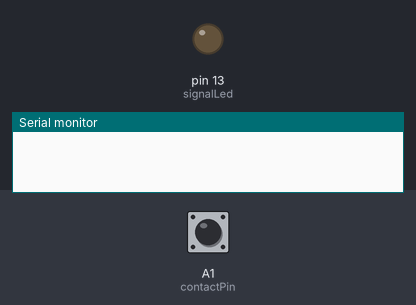
Bench run of a sketch on a simulated Arduino Uno, built with avr-gcc and run on an emulated ATmega328P. Parts: output pins drawn as LEDs (lit = HIGH), the last lines printed to the serial monitor. The inputs (shaded band) are chosen by the test bench; at power-on: A1 (contactPin) HIGH. Pins used as bus, display or sensor lines are not drawn.

Above: at 1.2 s.
1.3 s: A1 (contactPin) pulled LOW for 0.15 s
At 2.5 s:
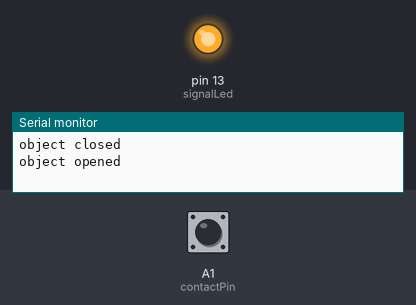
2.9 s: A1 (contactPin) pulled LOW for 3.2 s
At 4.2 s:
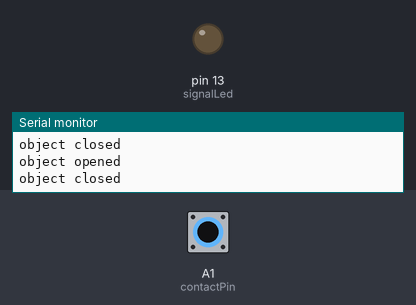
Timing chart, 0 to 7.6 s (numbered marks = the images above; inputs shaded):
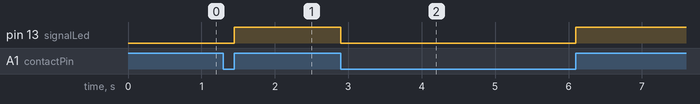

Measured:
- after the input at 1.3 s, pin 13 (signalLed): LOW → HIGH after 0.15 s
- after the input at 2.9 s, pin 13 (signalLed): HIGH → LOW at once, → HIGH 3.2 s later

The sketch:

oeffner_kontakt.ino
```cpp
/*
  Wired open/closed sensor

    This program uses pinMode(INPUT_PULLUP) to read the status of an NC open/closed sensor.

    On opening/closing the status will be printed to the Serial Monitor.

  The circuit:

  - NC Reed Magnet Sensor attached from pin 2 to ground

  - built-in LED

  created 19 Okt 2022

  by Spiridon Fotiadis
*/
int contactPin = A1;
int realyPin = 1;
int signalLed = LED_BUILTIN;

int doorStatus;

void setup() {
  Serial.begin(9600);

  pinMode(contactPin, INPUT_PULLUP);
  pinMode(realyPin, OUTPUT);         // relay for alarm
  pinMode(signalLed, OUTPUT);

  doorStatus = digitalRead(contactPin);
}

void loop() {
  checkDoor();

}

void checkDoor(){
  int contactStatus = digitalRead(contactPin);
  if (contactStatus != doorStatus) {
    if (contactStatus == HIGH) {

      digitalWrite(signalLed, HIGH);
      digitalWrite(realyPin, HIGH);
      Serial.println("object opened");
    } else {

      digitalWrite(signalLed, LOW);
      digitalWrite(realyPin, LOW);
      Serial.println("object closed");
    }
    doorStatus = contactStatus;
    delay(100);
  }
}
```
